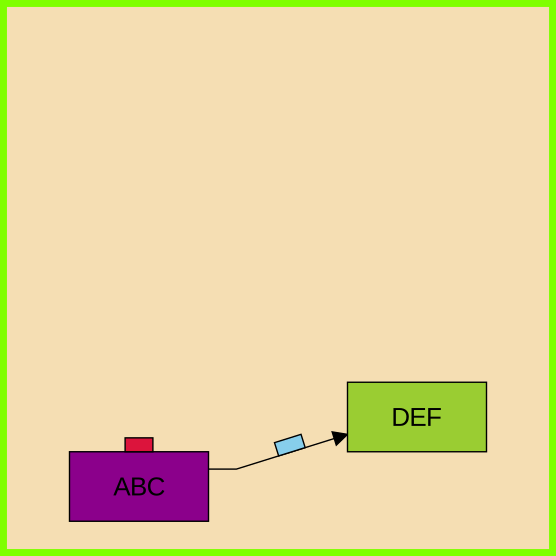

This chart was generated by the following Python code:
import cairo

from momapy.shapes import Rectangle
from momapy.arcs import Arrow
from momapy.renderer import CairoRenderer
from momapy.coloring import *
from momapy.geometry import Point
from momapy.builder import get_or_make_builder_cls, LayoutBuilder
from momapy.positioning import fit, right_of, set_position_at, set_position_at_fraction_of
from momapy.core import LayoutElementReference, NodeLayoutElementLabel
from momapy.drawing import rotate, translate

OUTPUT = "essai.pdf"
WIDTH = 400
HEIGHT = 400

RectangleBuilder = get_or_make_builder_cls(Rectangle)
ArrowBuilder = get_or_make_builder_cls(Arrow)

l = LayoutBuilder()
r1 = RectangleBuilder(position=Point(100, 50), width=100, height=50, fill=colors.dark_magenta)
r1_label = NodeLayoutElementLabel(text="ABC", position=r1.position, width=r1.width, height=r1.height)
r1.label = r1_label

r2 = RectangleBuilder(width=20, height=10, fill=colors.crimson)
set_position_at(r2, r1.north(), anchor="south")

r3 = RectangleBuilder(position=Point(300, 100), width=100, height=50, fill=colors.yellow_green)
r3_label = NodeLayoutElementLabel(text="DEF", position=r3.position, width=r3.width, height=r3.height)
r3.label = r3_label



r1.add_element(r2)

a = ArrowBuilder()
a.source = LayoutElementReference(r1)
a.target = LayoutElementReference(r3)
a.points.append(r1.border(r3.center()))
a.points.append(right_of(a.points[0], 20))
a.points.append(r3.border(r1.center()))

r4 = RectangleBuilder(width=20, height=10, fill=colors.sky_blue)
r5 = RectangleBuilder(width=20, height=10, fill=colors.yellow)
set_position_at_fraction_of(r4, a, 0.5, anchor="south_west")
set_position_at_fraction_of(r5, a, 0.5)
a.add_element(r4)


l.add_element(a)
l.add_element(r1)
l.add_element(r3)
l.fill = colors.wheat
l.stroke_width = 10
l.stroke = colors.chartreuse

bbox = fit(l.flatten_group_layout_elements() + [Point(0, 0)], xsep=40, ysep=40)
# l.width = bbox.width
# l.height = bbox.height

l.width = WIDTH
l.height = HEIGHT

surface = cairo.PDFSurface(OUTPUT, l.width, l.height)
renderer = CairoRenderer(surface=surface, width=l.width, height=l.height)

renderer.render_layout_element(l)
